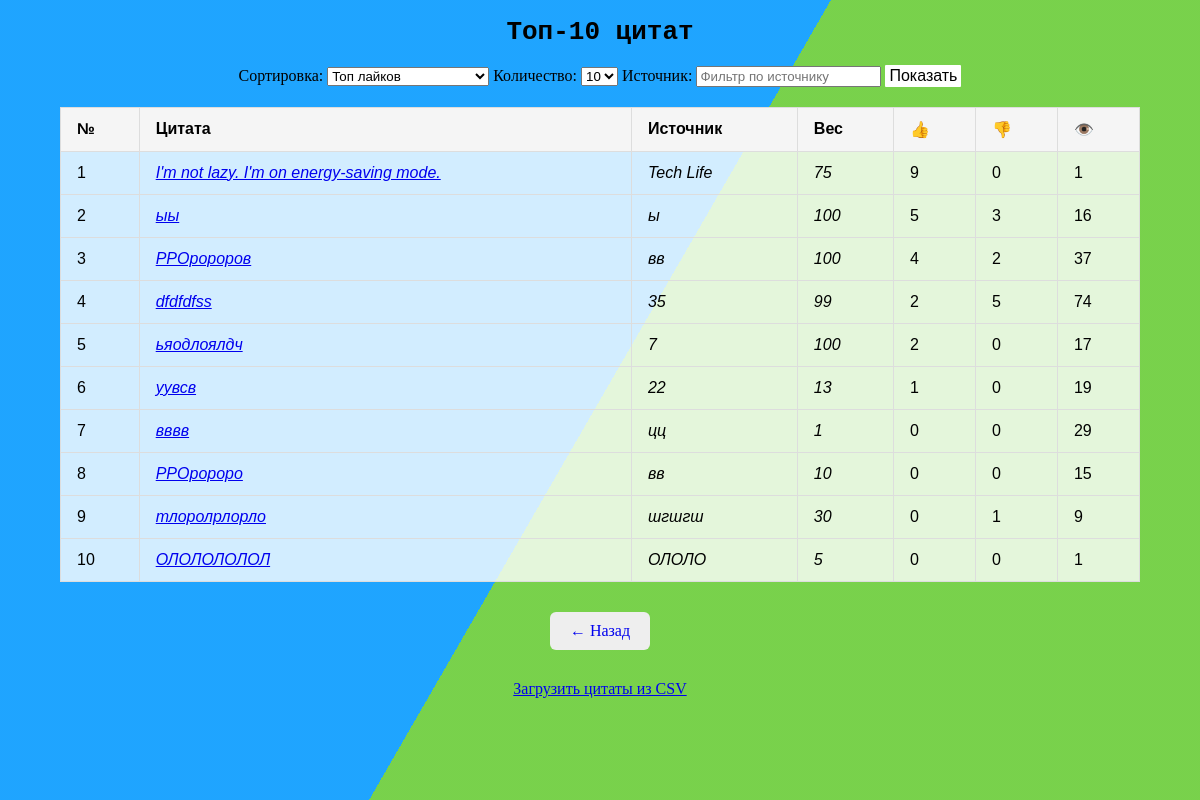
The page /top/ on the database its author committed.
### quotes/models.py (models this page shows, shortened)
class Quote(models.Model):
    text = models.TextField()
    source = models.CharField(max_length=200)
    weight = models.PositiveIntegerField(default=100, validators=[MinValueValidator(1),
                                       MaxValueValidator(100)])
    views = models.PositiveIntegerField(default=0)
    likes = models.IntegerField(default=0)
    dislikes = models.IntegerField(default=0)

### quotes/views.py (the view)
# urls.py: path('top/', views.top_quotes, name='top_quotes'),
def top_quotes(request):
    sort_param = request.GET.get('sort', 'likes')
    limit = request.GET.get('limit', '10')
    source_filter = request.GET.get('source', '').strip()
    try:
        limit = int(limit)
    except ValueError:
        limit = 10
    quotes = Quote.objects.all()
    if source_filter:
        quotes = quotes.filter(source__icontains=source_filter)
    if sort_param == 'likes':
        quotes = quotes.order_by('-likes')
    elif sort_param == 'dislikes':
        quotes = quotes.order_by('-dislikes')
    elif sort_param == 'diff':
        quotes = quotes.annotate(diff=F('likes') - F('dislikes')).order_by('-diff')
    elif sort_param == 'views':
        quotes = quotes.order_by('-views')
    else:
        quotes = quotes.order_by('-likes')
    quotes = quotes[:limit]
    limits = [5, 10, 15, 20]
    return render(request, 'top.html', {
        'quotes': quotes,
        'limits': limits,
        'current_limit': limit,
        'current_sort': sort_param,
        'current_source': source_filter,
    })

### templates/top.html (shortened to what this page needs)
{% load static %}
<!DOCTYPE html>
<html>
<head>
    <link rel="stylesheet" href="{% static 'style.css' %}?v=7">
</head>
<body>
<div class="bg"></div>
<div class="bg bg2"></div>
<div class="bg bg3"></div>
<div>
    <h1 style="text-align: center;">Топ-{{ current_limit }} цитат</h1>
    <form method="get" style="text-align: center; margin-bottom: 20px;">
        <label for="sort">Сортировка:</label>
        <select name="sort" id="sort">
            <option value="likes" {% if current_sort == 'likes' %}selected{% endif %}>Топ лайков</option>
        </select>
        <label for="limit">Количество:</label>
        <select name="limit" id="limit">
            {% for l in limits %}
                <option value="{{ l }}" {% if l == current_limit %}selected{% endif %}>{{ l }}</option>
            {% endfor %}
        </select>
        <label for="source">Источник:</label>
        <input type="text" name="source" id="source" value="{{ current_source }}" placeholder="Фильтр по источнику">
        <button class="blue" type="submit">Показать</button>
    </form>
    <table style="background-color:rgba(255,255,255,.8)">
        <thead>
            <tr>
                <th>№</th>
                <th>Цитата</th>
                <th>Источник</th>
                <th>Вес</th>
                <th>👍</th>
                <th>👎</th>
                <th>👁️</th>
            </tr>
        </thead>
        <tbody>
        {% for quote in quotes %}
            <tr>
                <td>{{ forloop.counter }}</td>
                <td><blockquote><a href="{% url 'edit_quote' quote.id %}">{{ quote.text|truncatewords:12 }}</a></blockquote></td>
                <td><em>{{ quote.source }}</em></td>
                <td><em>{{ quote.weight }}</em></td>
                <td>{{ quote.likes }}</td>
                <td>{{ quote.dislikes }}</td>
                <td>{{ quote.views }}</td>
            </tr>
        {% empty %}
            <tr>
                <td colspan="6" style="text-align: center;">Цитаты не найдены</td>
            </tr>
        {% endfor %}
        </tbody>
    </table>
    <div style="text-align: center; margin-top: 20px;">
        <a href="/" class="back-link">← Назад</a>
    </div>
    <div style="text-align: center; margin-bottom: 20px;">
        <a href="{% url 'upload_csv' %}" class="blue">Загрузить цитаты из CSV</a>
    </div>
</div>
</body>
</html>

### static/style.css (style rules this page uses)
html { height:100%; }
body { margin:0; }
.bg { animation:slide 3s ease-in-out infinite alternate; background-image: linear-gradient(-60deg, #6c3 50%, #09f 50%); bottom:0; left:-50%; opacity:.5; position:fixed; right:-50%; top:0; z-index:-1; }
.bg2 { animation-direction:alternate-reverse; animation-duration:4s; }
.bg3 { animation-duration:5s; }
h1 { font-family:monospace; }
button { padding: 2px 4px; font-size: 16px; border: 0px solid #888; border-radius: 1px; background-color: white; cursor: pointer; transition: background-color 0.3s, border-color 0.3s; }
table { width: 90%; margin: 20px auto; border-collapse: collapse; font-family: Arial, sans-serif; }
th, td { border: 1px solid #ddd; padding: 12px 16px; text-align: left; }
th { background-color: #f5f5f5; }
blockquote { margin: 0; font-style: italic; }
.back-link { display: block; width: fit-content; margin: 30px auto; text-align: center; padding: 10px 20px; background-color: #eee; text-decoration: none; border-radius: 6px; }

### rows shown on the page
Quote: text "I'm not lazy. I'm on energy-saving mode.", source "Tech Life", weight "75", likes "9", dislikes "0", views "1"
Quote: text "ыы", source "ы", weight "100", likes "5", dislikes "3", views "16"
Quote: text "РРОророров", source "вв", weight "100", likes "4", dislikes "2", views "37"
Quote: text "dfdfdfss", source "35", weight "99", likes "2", dislikes "5", views "74"
Quote: text "ьяодлоялдч", source "7", weight "100", likes "2", dislikes "0", views "17"
Quote: text "уувсв", source "22", weight "13", likes "1", dislikes "0", views "19"
Quote: text "вввв", source "цц", weight "1", likes "0", dislikes "0", views "29"
Quote: text "РРОророро", source "вв", weight "10", likes "0", dislikes "0", views "15"
Quote: text "тлоролрлорло", source "шгшгш", weight "30", likes "0", dislikes "1", views "9"
Quote: text "ОЛОЛОЛОЛОЛ", source "ОЛОЛО", weight "5", likes "0", dislikes "0", views "1"

### other values the page prints
{{ current_limit }} "10"
form field limit "10"
